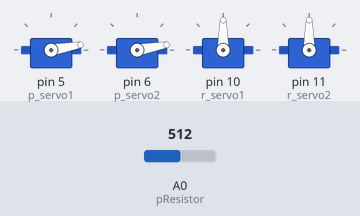
Recording of a sketch running on a simulated Arduino Mega 2560, built with avr-gcc and run on an emulated ATmega2560. Parts: 4 × servo. The inputs (shaded band) are chosen by the test bench; at power-on: A0 (pResistor) = 512.

Above: at 0.1 s.
At 7.1 s:
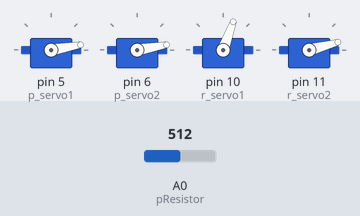
At 13.1 s:
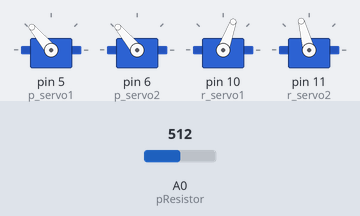
At 21.1 s:
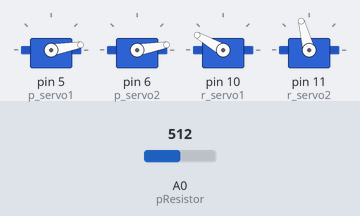
At 27.1 s:
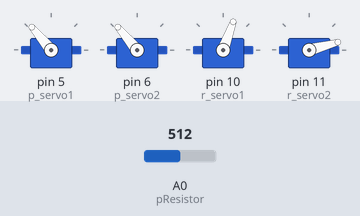
At 35.1 s:
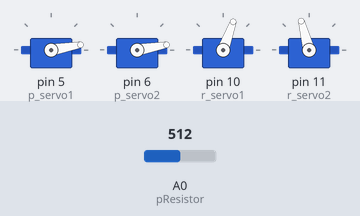
Timing chart, 0 to 36.6 s (numbered marks = the images above):
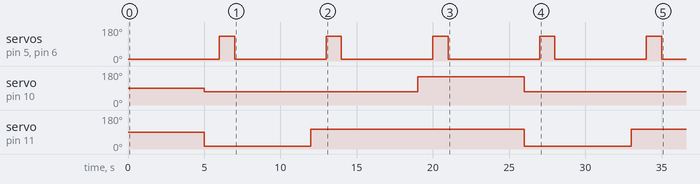

The sketch:

CS179J_Sorting_Machine.ino
```cpp
 /*
 * CS179J_arms.c
 * This is the motor code for the recycling sorter project.
 * This code controls the pushing and sorting motors for the project.
 */
#include <Servo.h>

// defines pins numbers
const int p_servo1 = 5;
const int p_servo2 = 6;
const int r_servo1 = 10;
const int r_servo2 = 11;
const int raspi1 = 1;
const int raspi0 = 0;
const int sensor = 2;
const int pResistor = A0;

Servo p1;
Servo p2;
Servo r1;
Servo r2;

void setup() {

  // Sets pins as Outputs
  p1.attach(p_servo1);
  p2.attach(p_servo2);
  r1.attach(r_servo1); //10 => RIGHT
  r2.attach(r_servo2); //11 => LEFT

  // set serial communication
  Serial.begin(9600);

  // (Raspi input are Pin0 and Pin1)
  pinMode(raspi0, INPUT);
  pinMode(raspi1, INPUT);
  pinMode(sensor, OUTPUT);
  pinMode(pResistor, INPUT);

}


//Wait for CVsignal
enum motorFSM{Start, Wait, Neutral, Left, Right, Sweep, Return}motorState = Start;
unsigned char CVsignal = 0;
void ServoTick(){

  switch(motorState){
    case Start:
      motorState = Wait;
    break;

    case Wait:
      if (CVsignal == 1)       {motorState = Left;}
      else if (CVsignal == 2)  {motorState = Neutral;}
      else if (CVsignal == 3)  {motorState = Right;}
      else                     {motorState = Wait;}
    break;

    case Neutral:
      motorState = Sweep;
    break;

    case Left:
      motorState = Sweep;
    break;

    case Right:
      motorState = Sweep;
    break;

    case Sweep:
      motorState = Return;
    break;

    case Return:
      if (CVsignal) {motorState = Return;}
      else          {motorState = Wait;}
    break;

    default:
      motorState = Wait;
    break;
  }

  switch(motorState){
    case Start:
    break;

    case Wait:
      // do nothing
      // wait for signal
    break;

    case Neutral:
      r1.write(70);
      r2.write(105);
    break;

    case Left:
      // both move left
      r1.write(150);
      r2.write(105);
    break;

    case Right:
      //Both move right
      r1.write(70);
      r2.write(15);
    break;

    case Sweep:
      delay(200);
      p1.write(115);
      p2.write(115);
      delay(1200);
    break;

    case Return:
      p1.write(0);
      p2.write(0);
    break;
  }
}

// signal values from raspi
int s0 = 0;
int s1 = 0;
int PRval; // pResistor value
const int THRESHOLD = 140; // sensor threshold cutoff
unsigned long previousMillis=0;
unsigned long currentMillis=0; // for change in time
const long interval = 1000;

void loop() {

    /*
    //2bit signal from RasPi
    s0 = digitalRead(raspi0);
    s1 = digitalRead(raspi1);
    if(!s1 && s0) {
      CVsignal = 1;
    }
    else if(s1 && !s0) {
      CVsignal = 2;
    }
    else if(s1 && s1) {
      CVsignal = 3;
    }
    else {
      CVsignal = 0;
    }
    Serial.print("recieved data: ");
    Serial.println(CVsignal);
    */

    // photosensor detect object send to raspi
    PRval = analogRead(pResistor);
    if(PRval > THRESHOLD) {
      // no object
      currentMillis = millis();
      if(currentMillis - previousMillis >= interval) {
          digitalWrite(sensor, HIGH);
      }
    }
    else {
      // object
      digitalWrite(sensor, LOW);
      previousMillis = millis();
    }

//    ServoTick();

    p1.write(10); // Enables the motor to move in a particular direction
    p2.write(10);
    delay(5000); // One ms delay

    //RIGHT
    r1.write(70); // Enables the motor to move in a particular direction
    r2.write(15);
    delay(1000); // One ms delay

    p1.write(130);  //Changes the rotations direction
    p2.write(130);
    delay(1000);

    p1.write(10); // Enables the motor to move in a particular direction
    p2.write(10);
    delay(5000); // One ms delay

    //MIDDLE
    r1.write(70); // Enables the motor to move in a particular direction
    r2.write(105);
    delay(1000); // One ms delay

    p1.write(130);  //Changes the rotations direction
    p2.write(130);
    delay(1000);

    p1.write(10); // Enables the motor to move in a particular direction
    p2.write(10);
    delay(5000); // One ms delay

    //LEFT
    r1.write(150); // Enables the motor to move in a particular direction
    r2.write(105);
    delay(1000); // One ms delay


    p1.write(130);  //Changes the rotations direction
    p2.write(130);
    delay(1000);

    /*
    p1.write(10); // Enables the motor to move in a particular direction
    p2.write(10);
    delay(5000); // One ms delay
    */
}

//LEFT:  leftMAX=105, rightMAX=15
//RIGHT: leftMAX=150, rightMAX=70
```

CS179J_arms.c
```cpp
/*
 * CS179J_arms.c
 * This is the motor code for the recycling sorter project.
 * This code controls the pushing and sorting motors for the project.
 */
#ifndef F_CPU
#define F_CPU 8000000UL		//Changing this changes the range in which the claw opens. Somehow. Readjusted claw location in order to compensate change.
#endif

#include <avr/io.h>
#include <stdlib.h>
#include <util/delay.h>
#include "timer.h"

//The motors go AB, BC, CD, DA (x2) for full step. Go in reverse order for counter-clockwise motion.
#define AC 0x05	//0101
#define BC 0x06	//0110
#define BD 0x0A	//1010
#define AD 0x09	//1001

//USART, not UART. USART is PORTD.
int stepArr[] = {AC, BC, BD, AD};

//stepping tick functions
int state = 0;
unsigned char m1 = 0;
unsigned char m2 = 0;
void stepCW(){
	m1 = stepArr[state]; m2 = m1 << 4;
	PORTA = m2 | m1;
	if(state < 3)	{state += 1;}
	else			{state = 0;}
}
void stepCCW(){
	m1 = stepArr[state]; m2 = m1 << 4;
	PORTA = m2 | m1;
	if(state > 0)	{state -= 1;}
	else			{state = 3;}
}


//Wait for CVsignal
enum motorFSM{Start, Wait, Neutral, Left, LeftReturn, Right, RightReturn}motorState;
unsigned char CVsignal = 0;
unsigned char sort_ready = 0;

// 200 steps = 360 degrees
// 45 degree angle (25 steps)
#define TURN_ANGLE 25
int numSteps = TURN_ANGLE;
void MotorTick(){

	switch(motorState){
		case Start:
			motorState = Wait;
		break;
		case Wait:
			if (CVsignal == 0x01)		{motorState = Left;}
			else if (CVsignal == 0x02)	{motorState = Neutral;}
			else if (CVsignal == 0x03)	{motorState = Right;}
			else						{motorState = Wait;}
		break;
		case Neutral:
			if(numSteps > 0)	{motorState = Neutral;}
		break;
		case Left:
			if(numSteps > 0)	{motorState = Left;}
			else if (CVsignal)	{motorState = Left;}
			else				{motorState = LeftReturn;}
		break;
		case LeftReturn:
			if(numSteps > 0)	{motorState = LeftReturn;}
			else				{motorState = Wait;}
		break;
		case Right:
			if(numSteps > 0)	{motorState = Right;}
			else if (CVsignal)	{motorState = Right;}
			else				{motorState = RightReturn;}
		break;
		case RightReturn:
			if(numSteps > 0)	{motorState = RightReturn;}
			else				{motorState = Wait;}
		break;
		default:
			motorState = Wait;
		break;
	}

	switch(motorState){
		case Start:
		break;
		case Wait:
			// wait for signal
		break;
		case Neutral:
			// do nothing but wait for bottle to drop
		break;
		case Left:
			//Both spin CW
			if(numSteps > 0) {
				stepCW();
				numSteps -= 1;
			}
			else {
				sort_ready = 1;
				numSteps = TURN_ANGLE;
			}
		break;
		case LeftReturn:
			//spin back CCW
			if(numSteps > 0) {
				stepCCW();
				numSteps -= 1;
			}
			else {
				sort_ready = 0;
				numSteps = TURN_ANGLE;
			}
		break;
		case Right:
			//Both spin CCW
			if(numSteps > 0) {
				stepCCW();
				numSteps -= 1;
			}
			else {
				sort_ready = 1;
				numSteps = TURN_ANGLE;
			}
		break;
		case RightReturn:
			//spin back CW
			if(numSteps > 0) {
				stepCW();
				numSteps -= 1;
			}
			else {
				sort_ready = 0;
				numSteps = TURN_ANGLE;
			}
		break;
	}
}


enum servoFSM {Idle, Sweep, Return}servoState;
void ServoTick(){
	switch(servoState){
		case Idle:
			if (sort_ready)	{servoState = Sweep;}
			else			{servoState = Idle;}
		break;
		case Sweep:
			servoState = Return;
		break;
		case Return:
			if(sort_ready)	{servoState = Return;}
			else			{servoState = Idle;}
		break;
		default:
			servoState = Idle;
		break;
	}
	switch(servoState){
		case Idle:
			// do nothing
		break;
		case Sweep:
			for (int i = 0; i < 5; i++){			//5 is arbitrary
				PORTC = 0x01;						//Enable PORTD
				_delay_us(1000);					//Signal enabled for 1ms.
				PORTC = 0x00;						//Disable PORTD
				_delay_ms(19);						//Signal disabled for 19ms.
			}
			for (int i = 0; i < 5; i++){			//Arbitrary 5
				PORTC = 0x01;						//Enable the correct port for corresponding servo.
				_delay_us(2000);					//Open signal up (Duty cycle = 10%)
				PORTC = 0x00;						//Disable the port
				_delay_ms(18);						//Open signal down (Down = 90%)
			}
		break;
		case Return:
			// do nothing return to idle
		break;
	}
}


int main(void){
	DDRA = 0xFF; PORTA = 0x00;		//PortA = output to servos
	DDRB = 0x00; PORTB = 0xFF;		//PortB = input from button
	DDRC = 0xFF; PORTC = 0x00;		//PortC = output to servo PWM
	DDRD = 0xFF; PORTD = 0x00;		//PortD = (RX, TX pins for USART are PD0 and PD1)
	TimerSet(12);					//Optimal Timer Setting
	TimerOn();

	int teststeps = 100;
    while (1) {
		CVsignal = ~PINB;				//input from Raspberry Pi (currently input through button

		//MotorTick();
		//ServoTick();

		if(teststeps > 0){
			stepCW();
			teststeps -= 1;
		}

		while(!TimerFlag);
		TimerFlag = 0;
    }
}
```

timer.h
```cpp
// Permission to copy is granted provided that this header remains intact.
// This software is provided with no warranties.

////////////////////////////////////////////////////////////////////////////////

#ifndef TIMER_H
#define TIMER_H

#include <avr/interrupt.h>

volatile unsigned char TimerFlag = 0; // TimerISR() sets this to 1. C programmer should clear to 0.

// Internal variables for mapping AVR's ISR to our cleaner TimerISR model.
unsigned long _avr_timer_M = 1; // Start count from here, down to 0. Default 1ms
unsigned long _avr_timer_cntcurr = 0; // Current internal count of 1ms ticks

// Set TimerISR() to tick every M ms
void TimerSet(unsigned long M) {
	_avr_timer_M = M;
	_avr_timer_cntcurr = _avr_timer_M;
}

void TimerOn() {
	// AVR timer/counter controller register TCCR1
	TCCR1B 	= 0x0B;	// bit3 = 1: CTC mode (clear timer on compare)
					// bit2bit1bit0=011: prescaler /64
					// 00001011: 0x0B
					// SO, 8 MHz clock or 8,000,000 /64 = 125,000 ticks/s
					// Thus, TCNT1 register will count at 125,000 ticks/s

	// AVR output compare register OCR1A.
	OCR1A 	= 125;	// Timer interrupt will be generated when TCNT1==OCR1A
					// We want a 1 ms tick. 0.001 s * 125,000 ticks/s = 125
					// So when TCNT1 register equals 125,
					// 1 ms has passed. Thus, we compare to 125.
					// AVR timer interrupt mask register

	TIMSK1 	= 0x02; // bit1: OCIE1A -- enables compare match interrupt

	//Initialize avr counter
	TCNT1 = 0;

	// TimerISR will be called every _avr_timer_cntcurr milliseconds
	_avr_timer_cntcurr = _avr_timer_M;

	//Enable global interrupts
	SREG |= 0x80;	// 0x80: 1000000
}

void TimerOff() {
	TCCR1B 	= 0x00; // bit3bit2bit1bit0=0000: timer off
}

void TimerISR() {
// 	unsigned char i;
// 	for (i = 0;i < tasksSize;++i) {
// 		if (tasks[i].elapsedTime >= tasks[i].period) {
// 			tasks[i].state = tasks[i].TickFct(tasks[i].state);
// 			tasks[i].elapsedTime = 0;
// 		}
// 		tasks[i].elapsedTime += tasksPeriod;
// 	}
	TimerFlag = 1;
}

// In our approach, the C programmer does not touch this ISR, but rather TimerISR()
ISR(TIMER1_COMPA_vect)
{
	// CPU automatically calls when TCNT0 == OCR0 (every 1 ms per TimerOn settings)
	_avr_timer_cntcurr--; 			// Count down to 0 rather than up to TOP
	if (_avr_timer_cntcurr == 0) { 	// results in a more efficient compare
		TimerISR(); 				// Call the ISR that the user uses
		_avr_timer_cntcurr = _avr_timer_M;
	}
}

#endif //TIMER_H
```

Measured:
- by itself, servo on pin 5 (p_servo1), servo on pin 6 (p_servo2): alternates 130° for 1.0 s and 10° for 6.0 s
- by itself, servo on pin 10 (r_servo1): 90° → 70° at 5.0 s, → 150° 14.0 s later, → 70° 7.0 s later
- by itself, servo on pin 11 (r_servo2): alternates 105° for 14.0 s and 15° for 7.0 s
